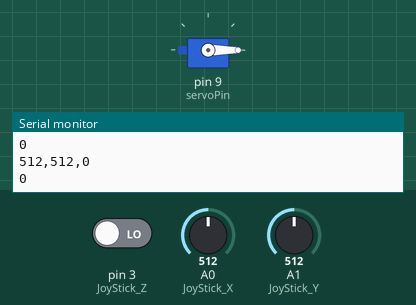
Recording of a sketch running on a simulated Arduino Uno, built with avr-gcc and run on an emulated ATmega328P. On the bench: servo, the last lines printed to the serial monitor. The inputs (shaded band) are chosen by the test bench; at power-on: A0 (JoyStick_X) = 512, pin 3 (JoyStick_Z) LOW, A1 (JoyStick_Y) = 512.

Above: at 1.2 s.
1.3 s: A0 (JoyStick_X) set to 606
2.8 s: A0 (JoyStick_X) set to 632
At 4.78 s:
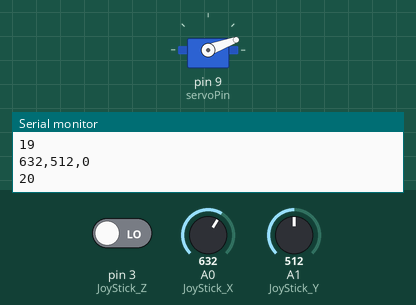
5.8 s: A0 (JoyStick_X) set to 511
7.3 s: A0 (JoyStick_X) set to 900
At 9.8 s:
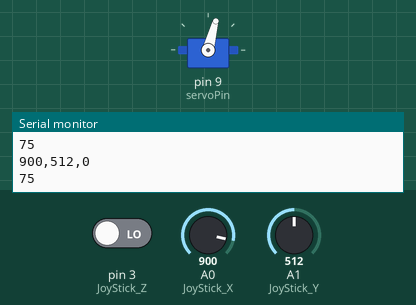
10.3 s: A0 (JoyStick_X) set to 391
11.8 s: A0 (JoyStick_X) set to 362
At 13.46 s:
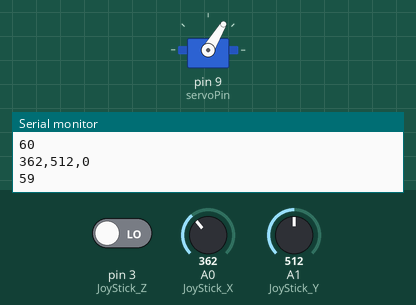
Timing chart, 0 to 15.8 s (numbered marks = the images above; inputs shaded):
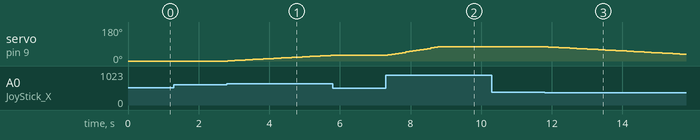

Measured:
- the behaviour switches between 619 and 620 on A0 (JoyStick_X) (found by bisection; images 0 and 1)
- the behaviour switches between 381 and 380 on A0 (JoyStick_X) (found by bisection; images 2 and 3)
- after the input at 2.8 s, servo on pin 9 (servoPin): moves from 0° to 30° over 2.9 s, starting at once
- after the input at 5.8 s, servo on pin 9 (servoPin): stays 30° (without the input it goes to 31° after 0.05 s)
- after the input at 7.3 s, servo on pin 9 (servoPin): moves from 30° to 75° over 1.4 s, starting after 0.06 s
- after the input at 11.8 s, servo on pin 9 (servoPin): moves from 75° to 36° over 3.8 s, starting after 0.10 s

The sketch:

JoyStickV2.ino
```cpp
#include <Servo.h>
int servoPin = 9;

Servo servo;

int angle = 0; // servo position in degrees
int JoyStick_X = 0; //x
int JoyStick_Y = 1; //y
int JoyStick_Z = 3; //key
void setup()
 {
  pinMode(JoyStick_X, INPUT);
  pinMode(JoyStick_Y, INPUT);
  pinMode(JoyStick_Z, INPUT);
  Serial.begin(9600); // 9600 bps
  servo.attach(servoPin);
}
void loop()
{
      int x,y,z;
      x=analogRead(JoyStick_X);
      y=analogRead(JoyStick_Y);
      z=digitalRead(JoyStick_Z);


       // scan from 0 to 180 degrees
    int diff = 0;
    diff = x-500;
    int a = diff/100;

    angle = (angle + (diff/120));
    if(angle > 75)
    {
      angle = 75;
    }
    else if(angle < 0)
    {
      angle = 0;
    }

      servo.write(angle);


  // now scan back from 180 to 0 degrees
      Serial.print(x ,DEC);
      Serial.print(",");
      Serial.print(y ,DEC);
      Serial.print(",");
      Serial.println(z ,DEC);
      Serial.println(angle);
            delay(100);


}
```
